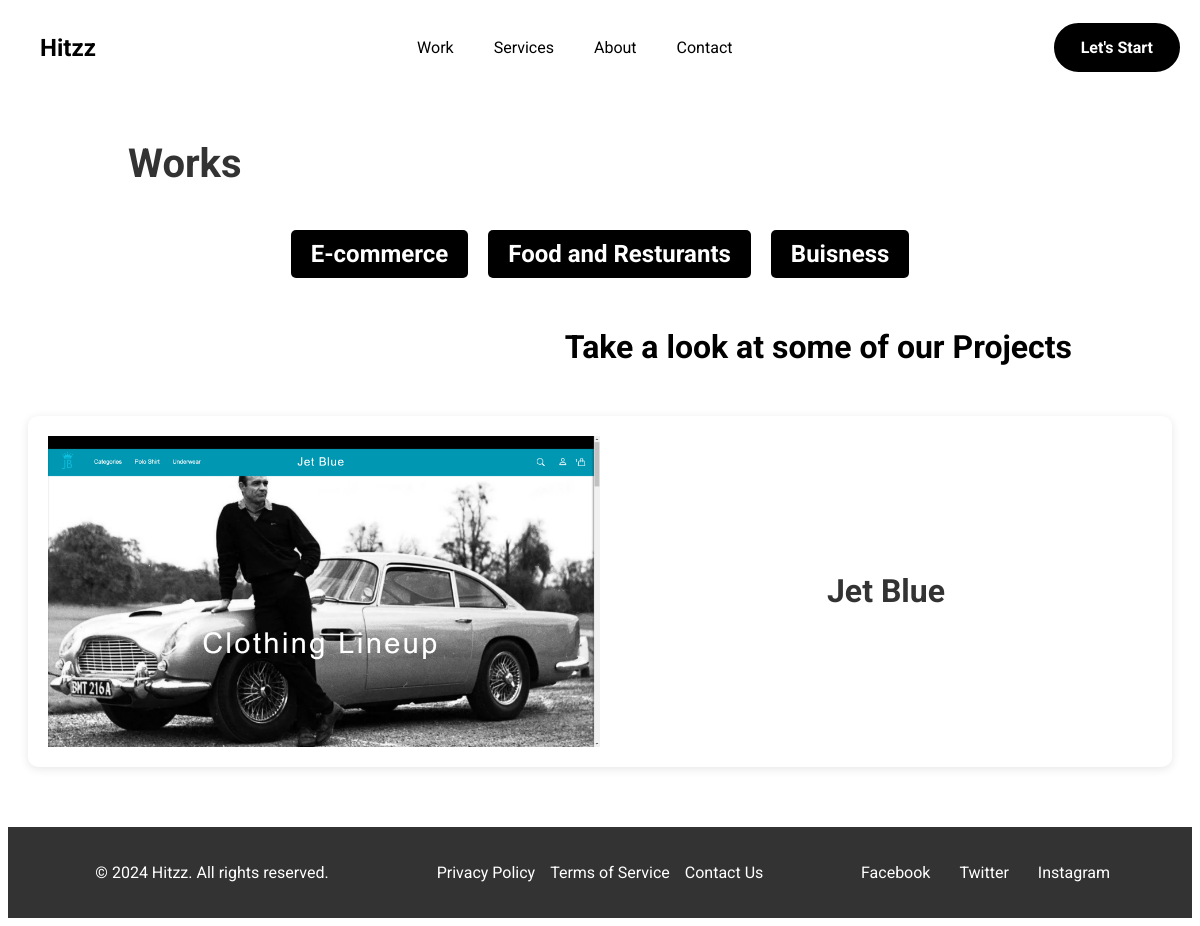
Page /work/ on the committed database.
### work/models.py (models this page shows, shortened)
class Category(models.Model):
    name = models.CharField(max_length=100)
    description = models.TextField(blank=True)

class ProjectImage(models.Model):
    project = models.ForeignKey(Project, on_delete=models.CASCADE, related_name='images')
    image = models.ImageField(upload_to='projects/')
    is_feature = models.BooleanField(default=False)

class Project(models.Model):
    category = models.ForeignKey(Category, on_delete=models.CASCADE, related_name='projects')
    title = models.CharField(max_length=200)
    description = models.TextField()
    date_created = models.DateField(auto_now_add=True)

### work/views.py (the view)
# urls.py: path('', include('work.urls')),
def work(request):
    categories = Category.objects.all()
    projects = Project.objects.all()
    return render(request, 'work/work.html', {'categories': categories,'projects': projects},)

### templates/work/work.html (shortened to what this page needs)
{% extends './navbar.html' %}
{% load static %}
{% block content %}
<h1>Works</h1>
<ul class="category-list">
    {% for category in categories %}
    <a href="{% url 'work:project_list' category.id %}">
        <li>{{ category.name }}</li>
    </a>
    {% empty %}
        <li>No categories available.</li>
    {% endfor %}
</ul>
<div class="projects">
    <h3>Take a look at some of our Projects</h3>
    <div class="project-gallery">
        {% for project in projects %}
        <a href="{% url 'work:project_detail' project.id %}">
            <div class="project-item">
                {% for image in project.images.all %}
                    {% if image.is_feature %}
                            <img src="{{ image.image.url }}" alt="{{ project.title }} Featured Image">
                    {% endif %}
                {% endfor %}
                <div class="project-description">{{ project.title }}</div>
            </div>
        </a>
        {% endfor %}
    </div>
</div>
{% endblock %}

### static/styles.css (style rules this page uses)
h1 { font-size: 3em; line-height: 1.3; margin: 0; color: #333; }
.project-gallery { display: flex; flex-direction: column; gap: 20px; }
.project-item { display: flex; align-items: center; justify-content: flex-start; background-color: white; border-radius: 10px; overflow: hidden; box-shadow: 0 2px 10px rgba(0, 0, 0, 0.1); padding: 20px; box-sizing: border-box; margin-bottom: 40px; }
.project-item img { width: 50%; height: auto; margin-right: 20px; }
.project-description { font-size: 2em; color: #333; text-align: left; flex: 1; font-weight: bold; text-align: center; }

### templates/work/work.html (style rules this page uses)
.category-list { list-style-type: none; padding: 0; margin-top: 40px; display: flex; gap: 20px; justify-content: center; }
h3 { font-size: 2rem; margin-top: 50px; margin-bottom: 50px; text-align: right; margin-right: 100px; }
body { font-family: 'Roboto', sans-serif; }
h1 { font-size: 2.5rem; font-weight: bold; text-align: left; margin-left: 100px; margin-top: 50px; font-family: "Roboto", sans-serif; }
a { text-decoration: none; }
.category-list li { display: inline-block; padding: 10px 20px; background-color: black; border-radius: 5px; font-weight: bold; font-size:1.5rem; color:white; }

### rows in the picture
Category: name "E-commerce"
Category: name "Food and Resturants"
Category: name "Buisness"
Project: title "Jet Blue"
ProjectImage: image (picture)
